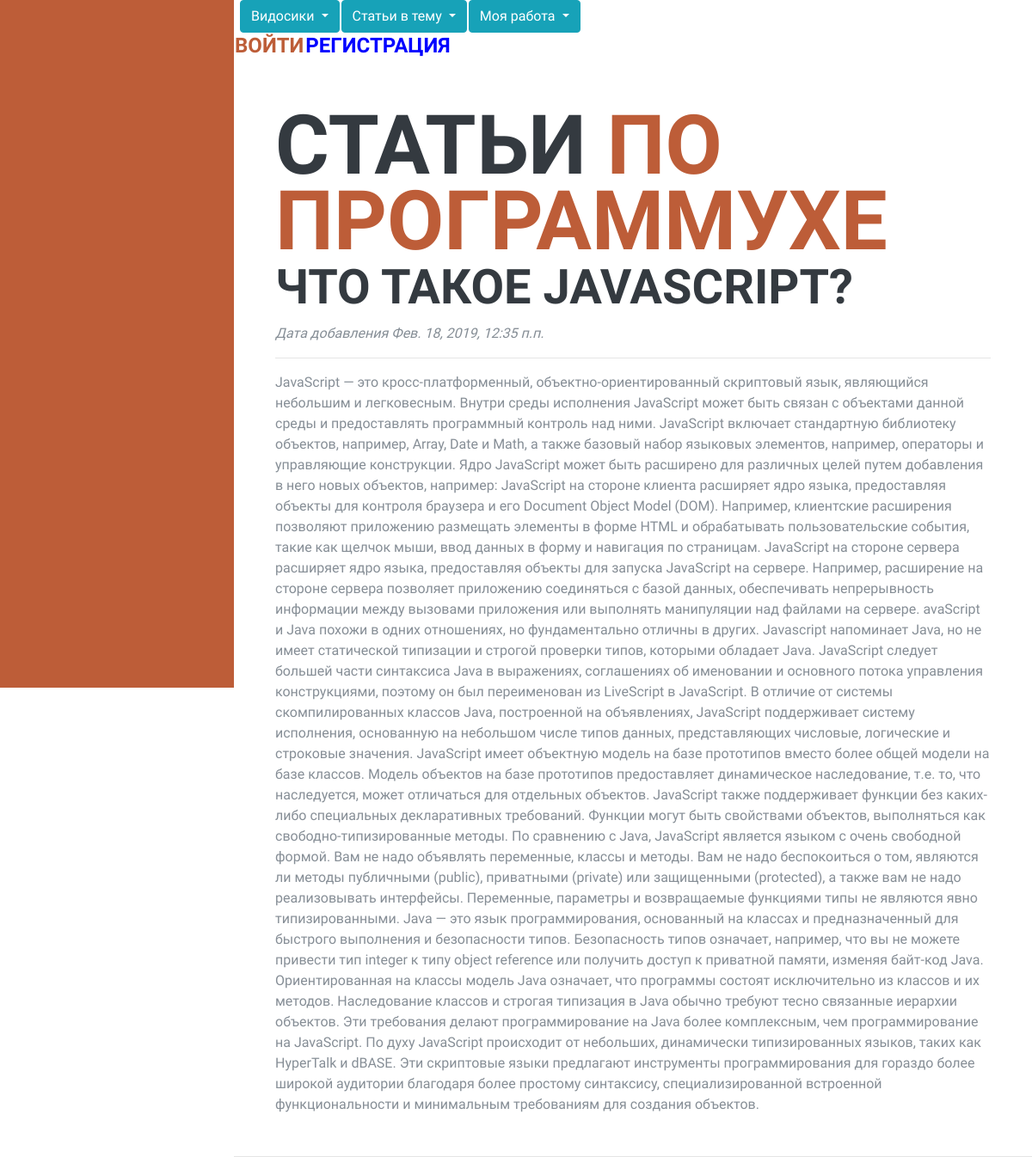
Page /articles/programming on the earlier database version.
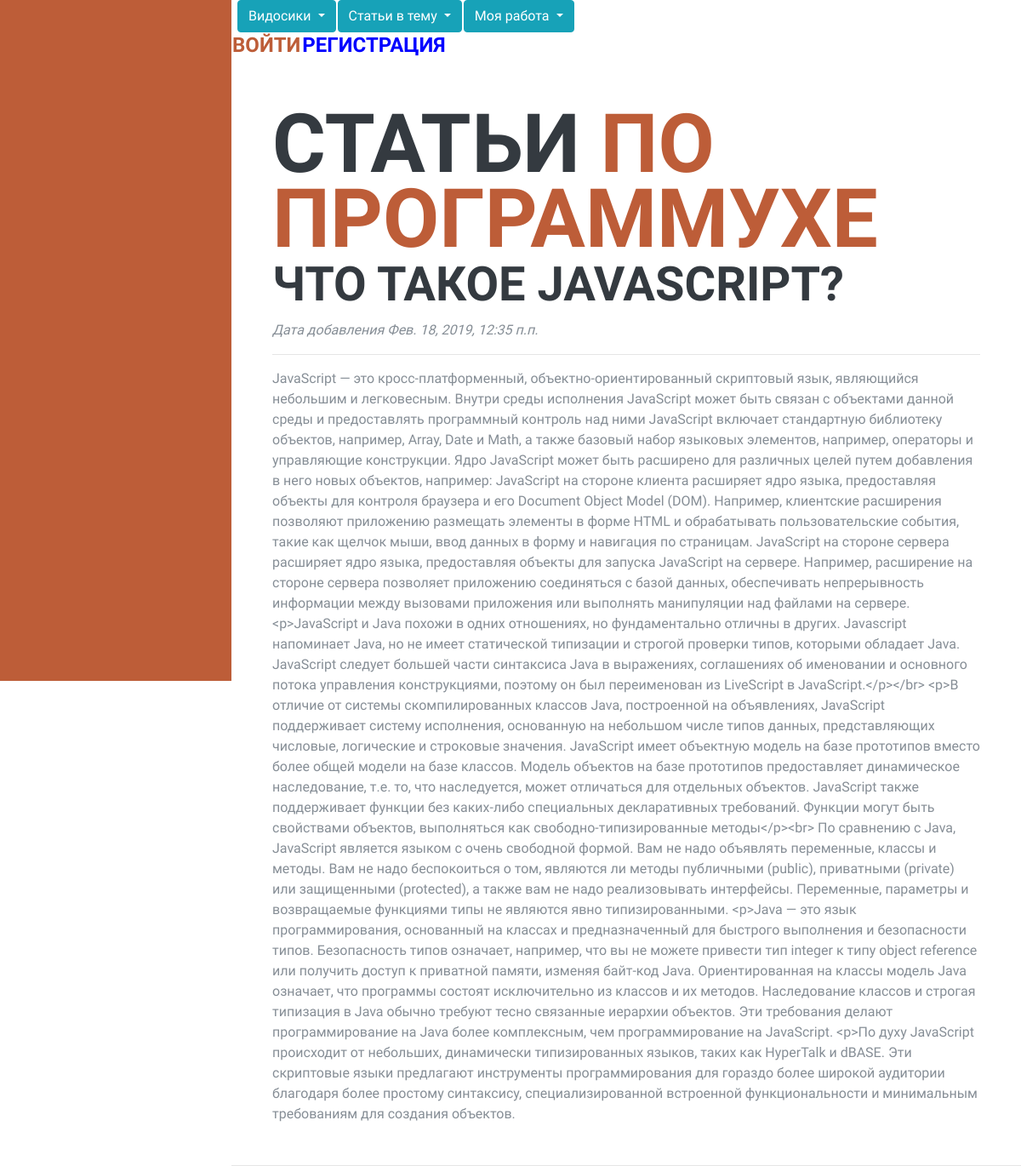
Same page on the later database version.
### articles/models.py (models this page shows, shortened)
class Article(models.Model):
    class Meta():
        db_table = "Article"
    Article_title = models.CharField(max_length=200)
    Article_content = models.TextField()
    Article_type = models.CharField(max_length=200)
    Article_date = models.DateTimeField(auto_now_add=True)
    Article_like = models.IntegerField(default=0)

### articles/views.py (the view)
def programart(request):
    content = []
    for art in Article.objects.filter(Article_type="Programming"):
        tmp = []
        tmp.append(art)
        comments = CommentArt.objects.filter(CommentArt_Article_id=art.id)
        list_users = []
        for com in comments:
            list_users.append(User.objects.get(id=com.CommentArt_User_id))
        tmp.append(list(zip(comments, list_users)))
        content.append(tmp)
    return render(request, 'art.html', {'content': content, 'user':auth.get_user(request).username, "nameofart":"ПО ПРОГРАММУХЕ",})

### articles/templates/art.html (shortened to what this page needs)
<!DOCTYPE html>
<html lang="en">
{% load staticfiles %}
  <head>
    <link href="{% static 'vendor/bootstrap/css/bootstrap.min.css' %}" rel="stylesheet">
    <link href="{% static 'vendor/fontawesome-free/css/all.min.css' %}"  rel="stylesheet">
    <link herf="https://cdnjs.cloudflare.com/ajax/libs/skeleton/2.0.4/skeleton.min.css" rel="stylesheet">
    <link href="{% static 'css/resume.min.css' %}" rel="stylesheet">
    <link href="{% static 'css/resume.css' %}" rel="stylesheet">
  </head>
  <body id="page-top">
    <nav class="navbar navbar-expand-lg navbar-dark bg-primary fixed-top" id="sideNav">
    </nav>
{% include "header.html" %}
    <div class="container-fluid p-0">
      <section class="resume-section p-3 p-lg-5 d-flex d-column" id="musicart">
        <div class="my-auto">
          <h1 class="mb-0">СТАТЬИ
            <span class="text-primary">{{ nameofart }}</span>
          </h1>
        {% for con in content %}
          <h2> {{ con.0.Article_title }}</h2>
            <p><i>Дата добавления {{ con.0.Article_date }}</i></p>
          <hr id="{{ con.0.id }}" style="font-size: 17px">{{ con.0.Article_content }} </hr>
          {% endfor %}
          </div>
        </section>
    </div>
  </body>
</html>

Differences in the rows shown:
changed Article "ЧТО ТАКОЕ JAVASCRIPT?": Article_content "…предоставлять программный контроль над ними. JavaScript включает стандартную библиотеку объектов, например, Array, Date и Math, а также базовый набор языковых элементов, например, операторы и управляющие конструкции. Ядро JavaScript может быть расширено для различных целей путем добавления в него новых объектов, например: JavaScript на стороне клиента расширяет ядро языка, предоставляя объекты для контроля браузера и его Document Object Model (DOM). Например, клиентские расширения позволяют приложению размещать элементы в форме HTML и обрабатывать пользовательские события, такие как щелчок мыши, ввод данных в форму и навигация по страницам. JavaScript на стороне сервера расширяет ядро…" → "…предоставлять программный контроль над ними JavaScript включает стандартную библиотеку объектов, например, Array, Date и Math, а также базовый набор языковых элементов, например, операторы и управляющие конструкции. Ядро JavaScript может быть расширено для различных целей путем добавления в него новых объектов, например: JavaScript на стороне клиента расширяет ядро языка, предоставляя объекты для контроля браузера и его Document Object Model (DOM). Например, клиентские расширения позволяют приложению размещать элементы в форме HTML и обрабатывать пользовательские события, такие как щелчок мыши, ввод данных в форму и навигация по страницам. JavaScript на стороне сервера расширяет ядро…"
